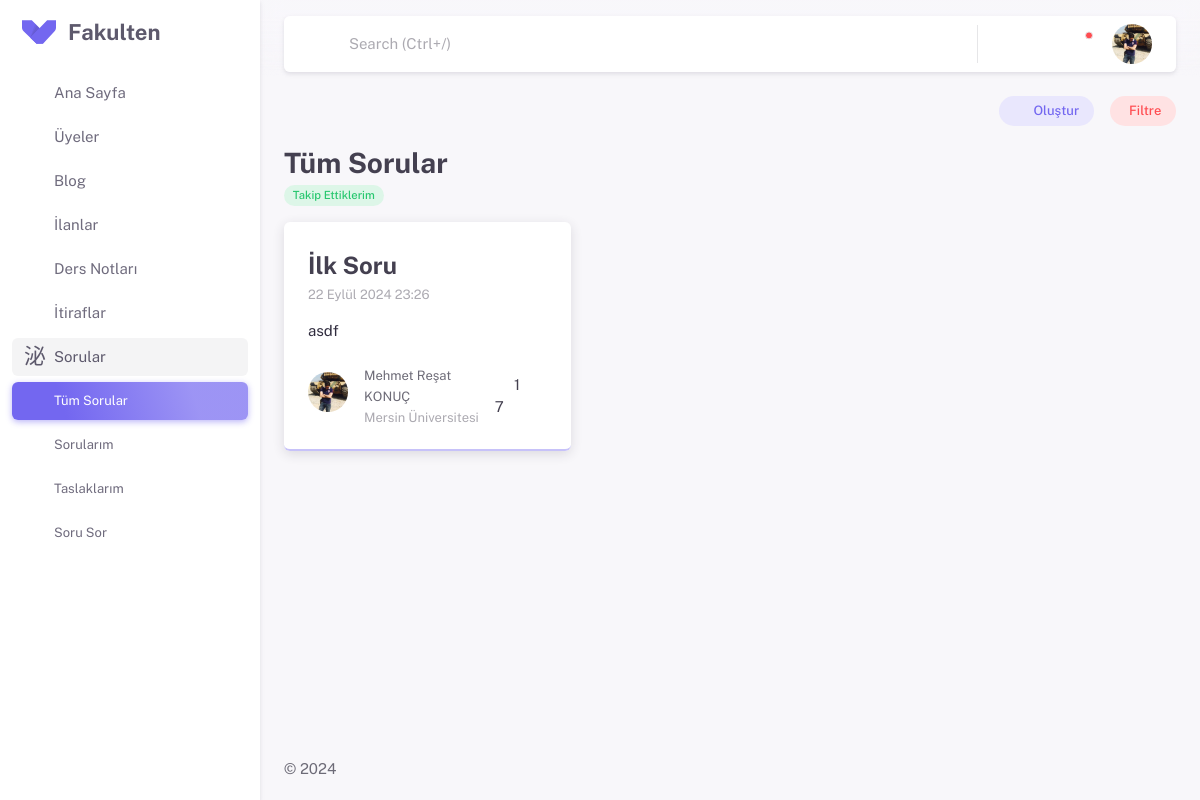
Screenshot of /questions/ (signed in) with the database file from the repository.
### apps/settings/models.py (models this page shows, shortened)
class SiteSettingsModel(models.Model):
    site_name = models.CharField(max_length=50, verbose_name="Site Adı")
    site_description = models.TextField(verbose_name="Site Açıklaması")
    class Meta:
        verbose_name = "Site Ayarı"
        verbose_name_plural = "Site Ayarları"

### apps/questions/models.py (models this page shows, shortened)
class QuestionsModel(models.Model):
    user = models.ForeignKey(settings.AUTH_USER_MODEL,
                            on_delete=models.CASCADE, related_name='questions')
    title = models.CharField(max_length=155)
    content = models.TextField(blank=True, null=True)
    comments = GenericRelation(Comment)
    likes = GenericRelation(Likes)
    create_at = models.DateTimeField(auto_now_add=True)
    category = TreeForeignKey(Category, on_delete=models.CASCADE)
    is_published = models.BooleanField(default=False)
    slug = models.SlugField(unique=True, max_length=160, blank=True, editable=False)

### apps/profiles/models.py (models this page shows)
class ProfilePictureModel(models.Model):
    user = models.OneToOneField(settings.AUTH_USER_MODEL, on_delete=models.CASCADE, related_name='profile_photo')
    profile_photo = models.ImageField(
        upload_to='profile_photos', blank=True, null=True)

class EducationalInformationModel(models.Model):
    user = models.OneToOneField(settings.AUTH_USER_MODEL,
                             on_delete=models.CASCADE, related_name='educational_information')
    country = models.ForeignKey(inputs.CountriesModel,
                             on_delete=models.CASCADE)
    university = models.ForeignKey(inputs.UniversitiesModel,
                             on_delete=models.CASCADE)
    department = models.ForeignKey(inputs.DepartmentsModel,
                             on_delete=models.CASCADE)
    status = models.ForeignKey(inputs.StatusModel,
                             on_delete=models.CASCADE)

### apps/inputs/models.py (models this page shows)
class UniversitiesModel(models.Model):
    countries = models.ForeignKey(CountriesModel, on_delete=models.CASCADE)
    universities = models.CharField(max_length=255)
    def __str__(self):
        return self.universities

### apps/questions/views.py (the view, shortened to what this page needs)
# urls.py: path('', views.QuestionsView.as_view(), name='questions'),
class QuestionsView(View):
    model_data = QuestionsModel
    user_filter_model = UserQuestionsFilterModel
    filter_form = UserFilter
    user_filter_form = UserFilterForm
    template = 'questions/index.html'
    context = {'siteTitle': 'Sorular'}
    paginate_by = 4
    def get(self, request):
        user_filter, created = self.user_filter_model.objects.get_or_create(user=request.user)
        data = self.model_data.objects.filter(is_published=True).order_by('-create_at')
        data = data.annotate(
            like_count=Count('likes', distinct=True),
            comment_count=Count('comments', distinct=True)
        )
        filter = self.filter_form(model_to_dict(user_filter), queryset=data, request=request)
        filtered_data = filter.qs
        sorted_data = filtered_data
        paginator = Paginator(sorted_data, self.paginate_by)
        page_number = request.GET.get('page')
        page_obj = paginator.get_page(page_number)
        self.context.update({
            'data': page_obj,
            'filter': filter,
            'user_filter': user_filter,
        })
        return render(request, self.template, self.context)

### apps/inputs/models.py (called while the page is built)
    def __str__(self):
        return self.countries

    def __str__(self):
        return self.departments

    def __str__(self):
        return self.status

### apps/post/models.py (called while the page is built)
    def get_notifications_like_context(self):
        context = {
        'message' : 'gönderinizi beğendi.',
        'content_title' : self.content[:50],
        'content_url' : reverse('post_detail', kwargs={'post_id': self.id}),
        }
        return context

### apps/questions/filters.py (called while the page is built)
    def filter_following_choice(self, queryset, name, value):
        if value == 'following':
            following_users = Follow.objects.filter(follower=self.request.user).values_list('following', flat=True)
            return queryset.filter(user__in=list(following_users) + [self.request.user])
        return queryset  # Eğer 'all' seçiliyse, tüm makaleleri getir

### apps/questions/models.py (called while the page is built)
    def __str__(self):
        return self.name

### apps/questions/templates/questions/index.html (shortened to what this page needs)
{% extends 'partials/base.html' %}
{% load static %}
{% load crispy_forms_tags %}
{% block extra_css %}
<link rel="stylesheet" href="{% static 'assets/vendor/libs/bootstrap-select/bootstrap-select.css' %}" />
<link rel="stylesheet" href="{% static 'assets/vendor/libs/spinkit/spinkit.css' %}" />
<link rel="stylesheet" href="{% static 'assets/css/pages/blogs/index.css' %}" />
{% endblock extra_css%}
{% block content %}
<div class="d-flex bd-highlight mb-4">
   <div class="p-2 flex-grow-1 bd-highlight">
   </div>
   <div class="bd-highlight me-4">
      <a href="{% url 'questions_add' %}" class="btn btn-sm btn-label-primary rounded-pill" ><i class="ti ti-plus me-1"></i>Oluştur</a>
   </div>
   <div class="bd-highlight">
      <button class="btn btn-sm btn-label-danger rounded-pill" data-bs-toggle="offcanvas" data-bs-target="#filter-canvas" aria-controls="offcanvasEnd">Filtre</button>
   </div>
</div>
<div  class="mb-4">
   <h3 class="mb-0 fw-bold">Tüm Sorular</h3>
   <small>
      {% if user_filter.category or user_filter.following_only or user_filter.university or user_filter.department or user_filter.status %}
            {% if user_filter.following_only %}
            <span class="badge rounded-pill bg-label-success">Takip Ettiklerim</span>
            {% endif %}
            {%else%}
            <span class="badge rounded-pill bg-label-success">Filtre Yok</span>
         {% endif %}
   </small>
</div>
{% include 'questions/list.html' %}
{% endblock content %}

### templates/partials/sidebar.html (shortened to what this page needs)
<aside id="layout-menu" class="layout-menu menu-vertical menu bg-menu-theme">
    <div class="app-brand demo">
      <a href="{% url 'home' %}" class="app-brand-link">
        <span class="app-brand-logo demo">
        </span>
        <span class="app-brand-text demo menu-text fw-bold">{{site_settings.site_name}}</span>
      </a>
      <a href="javascript:void(0);" class="layout-menu-toggle menu-link text-large ms-auto">
        <i class="ti menu-toggle-icon d-none d-xl-block align-middle"></i>
      </a>
    </div>
    {% with current_page=request.resolver_match.url_name %}
    <ul class="menu-inner py-1">
      <li class="menu-item {% if current_page == 'home' %} active{% endif %}">
        <a href="{% url 'home' %}" class="menu-link">
          <i class="menu-icon tf-icons ti ti-smart-home"></i>
          <div>Ana Sayfa</div>
        </a>
      </li>
      <li class="menu-item {% if current_page == 'members' %} active{% endif %}">
        <a href="{% url 'members' %}" class="menu-link">
          <i class="menu-icon tf-icons ti ti-user-search"></i>
          <div>Üyeler</div>
        </a>
      </li>
      <li class="menu-item {% if '/blogs/' in request.path %} active open{% endif %}">
        <a href="" class="menu-link menu-toggle">
          <i class="menu-icon tf-icons ti ti-blockquote"></i>
          <div>Blog</div>
        </a>
      </li>
      <li class="menu-item {% if '/marketplace/' in request.path %} active open{% endif %}">
        <a href="{% url 'marketplace' %}" class="menu-link menu-toggle">
          <i class="menu-icon tf-icons ti ti-building-store"></i>
          <div>İlanlar</div>
        </a>
      </li>
      <li class="menu-item {% if '/documents/' in request.path %} active open{% endif %}">
        <a href="" class="menu-link menu-toggle">
          <i class="menu-icon tf-icons ti ti-notebook"></i>
          <div>Ders Notları</div>
        </a>
      </li>
      <li class="menu-item {% if '/confessions/' in request.path %} active open{% endif %}">
        <a href="{% url 'confessions' %}" class="menu-link menu-toggle">
          <i class="menu-icon ti-icons ti ti-spy"></i>
          <div>İtiraflar</div>
        </a>
      </li>
      <li class="menu-item {% if '/questions/' in request.path %} active open{% endif %}">
        <a href="" class="menu-link menu-toggle">
          <i class="menu-icon ti-icons ti ti-message-2-question"></i>
          <div>Sorular</div>
        </a>
        <ul class="menu-sub">
          <li class="menu-item {% if current_page == 'questions' %} active{% endif %}">
            <a href="{% url 'questions' %}" class="menu-link">
              <small>Tüm Sorular</small>
            </a>
          </li>
          <li class="menu-item {% if current_page == 'my_questions' %} active{% endif %}">
            <a href="{% url 'my_questions' %}" class="menu-link">
              <small>Sorularım</small>
            </a>
          </li>
          <li class="menu-item {% if current_page == 'draft_questions' %} active{% endif %}">
            <a href="{% url 'draft_questions' %}" class="menu-link">
              <small>Taslaklarım</small>
            </a>
          </li>
          <li class="menu-item {% if current_page == 'questions_add' or current_page == 'questions_edit' %} active{% endif %}">
            <a href="{% url 'questions_add' %}" class="menu-link">
              <small>Soru Sor</small>
            </a>
          </li>
        </ul>
      </li>
    </ul>
    {% endwith %}
  </aside>

### apps/questions/templates/questions/list.html (shortened to what this page needs)
{% load static %}
<div class="row row-cols-1 row-cols-md-2 row-cols-lg-3 g-4">
    {% for item in data %}
    <div class="col">
       <div class="card card-border-shadow-primary h-100">
          <div class="card-body">
             <a href="{% url 'question_details' item.slug %}">
                <h4 class="card-title fw-bold mb-0">{{ item.title|truncatewords:6 }}</h4>
             </a>
             <small class="text-muted">{{ item.create_at }}</small>
             <a href="{% url 'question_details' item.slug %}">
                <div class="text-black mt-4">{{ item.content|safe|truncatewords:30 }}</div>
             </a>
          </div>
          <div class="card-footer">
             <div class="d-flex justify-content-between align-items-center">
                <div class="d-flex align-items-center text-muted">
                  <div class="avatar avatar-md me-2 flex-shrink-0">
                      {% if item.user.profile_photo.profile_photo %}
                         <img src="{{ item.user.profile_photo.profile_photo.url }}"
                              alt="Yazar Profil Fotoğrafı"
                              class="rounded-circle me-2"
                              style="width: 40px; height: 40px;">
                      {% else %}
                      <span class="avatar-initial rounded-circle bg-label-primary">{{ item.user.first_name|first }}{{ item.user.last_name|first }}</span>
                      {% endif %}
                  </div>
                      <div>
                         <a href="{% url 'profile' item.user.username %}">
                            <small class="text-body">{{ item.user.first_name }} {{ item.user.last_name }}</small>
                         </a>
                         <div>
                            <small>{{ item.user.educational_information.university }}</small>
                         </div>
                      </div>
                </div>
                <div>
                  <span class="me-3"><i class="ti ti-heart-filled text-primary"></i> {{ item.like_count }}</span>
                  <span> {{ item.comment_count }}</span>
                </div>
             </div>
          </div>
       </div>
    </div>
    {% endfor %}
 </div>

### static/assets/css/demo.css (style rules this page uses)
.light-style .menu .app-brand.demo { height: 64px; }
.app-brand-logo.demo { -ms-flex-align: center; align-items: center; -ms-flex-pack: center; justify-content: center; display: -ms-flexbox; display: flex; width: 34px; height: 24px; }
.app-brand-logo.demo svg { width: 35px; height: 24px; }
.app-brand-text.demo { font-size: 1.375rem; }

### static/assets/css/pages/blogs/index.css (style rules this page uses)
.card img { height: 200px; object-fit: cover; width: 100%; }

### rows the page displays
SiteSettingsModel: site_name "Fakulten"
QuestionsModel: title "İlk Soru", create_at "22 Eylül 2024 23:26", content "asdf", user.profile_photo.profile_photo (picture), user.first_name "Mehmet Reşat", user.last_name "KONUÇ", user.educational_information.university "Mersin Üniversitesi", like_count "1", comment_count "7"
